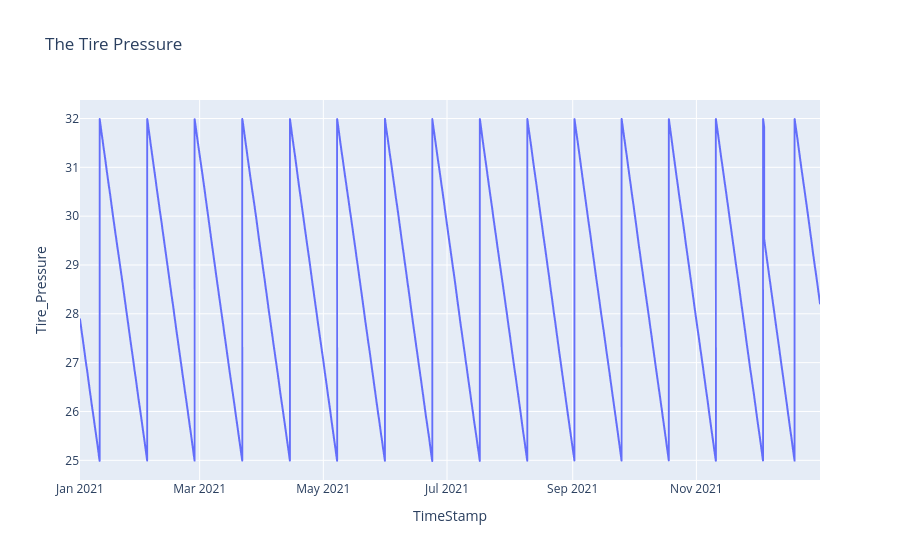

Notebook cell for this chart:
### Code cell
# pattern seems to repeats around 23-24 days, 4 dec 2021 we see a sudden drop in pressure which coincides with a DTC
ev_data_2021 = ev_data[ev_data["TimeStamp"].dt.year == 2021]
fig = px.line(ev_data_2021, x="TimeStamp", y="Tire_Pressure", title="The Tire Pressure")
fig.show()

### Figure 1 — Plotly figure (JSON) as saved in the notebook; plotly's stock layout.template omitted (floating-point values rounded to 4 significant figures; data arrays with more than 128 entries replaced by an {"elided": "..."} marker saying what was removed)
{"data": [{"hovertemplate": "TimeStamp=%{x}<br>Tire_Pressure=%{y}<extra></extra>", "legendgroup": "", "line": {"color": "#636efa", "dash": "solid"}, "marker": {"symbol": "circle"}, "mode": "lines", "name": "", "showlegend": false, "type": "scattergl", "x": {"elided": "8760 str values"}, "xaxis": "x", "y": {"elided": "8760 float values"}, "yaxis": "y"}], "layout": {"legend": {"tracegroupgap": 0}, "title": {"text": "The Tire Pressure"}, "xaxis": {"anchor": "y", "domain": [0, 1], "title": {"text": "TimeStamp"}}, "yaxis": {"anchor": "x", "domain": [0, 1], "title": {"text": "Tire_Pressure"}}}}
